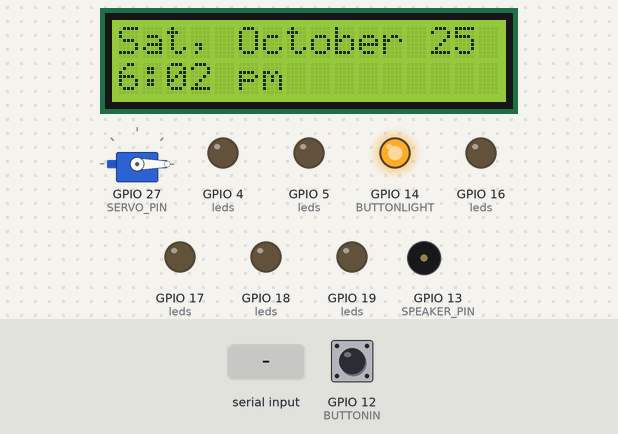
Recording of a sketch running on a simulated ESP32. Parts: servo, 16×2 character LCD, output pins drawn as LEDs (lit = HIGH), buzzer (waves = sounding, pin HIGH). The inputs (shaded band) are chosen by the test bench; at power-on: GPIO 12 (BUTTONIN) HIGH. What the sketch prints to the serial monitor is not drawn.

Above: at 1.2 s.
1.3 s: "LCD_PRINT1 90\n" received over Serial
At 2.5 s:
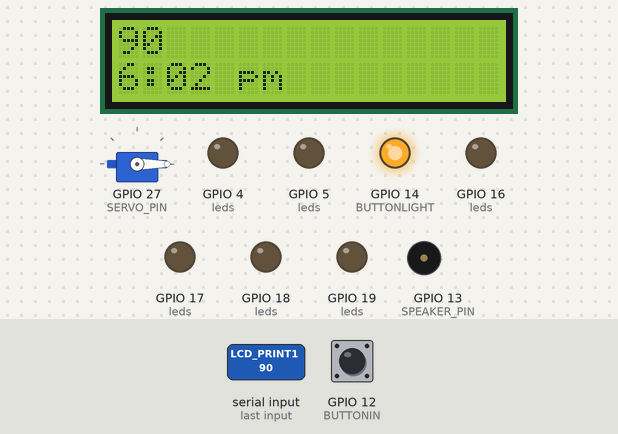
2.8 s: "LCD_PRINT2 90\n" received over Serial
At 3.7 s:
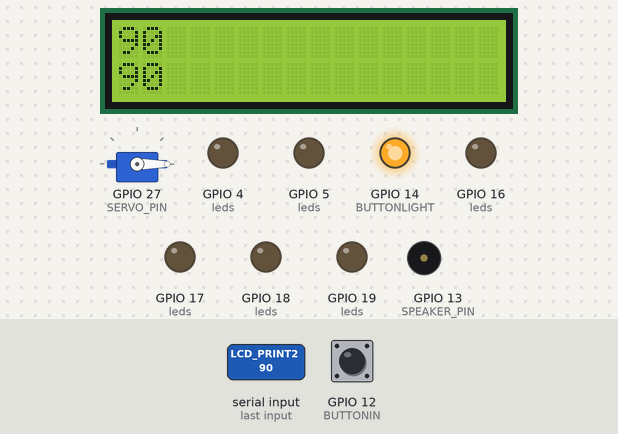
4.3 s: "ON\n" received over Serial
At 4.7 s:
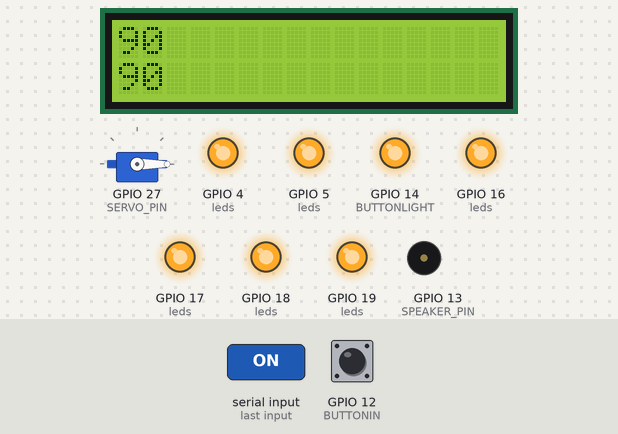
5.8 s: "SERVO_UP\n" received over Serial
At 7.0 s:
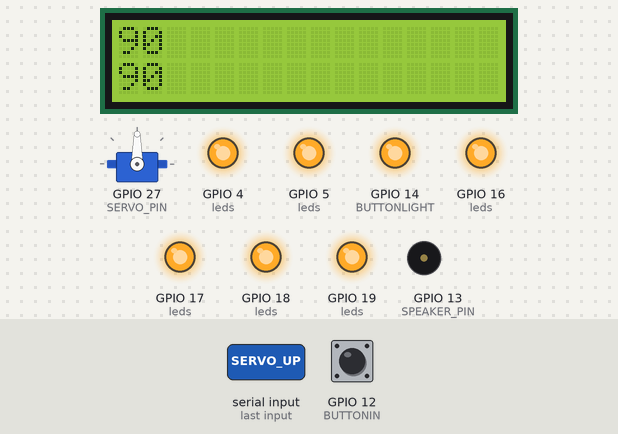
7.3 s: "OFF\n" received over Serial
At 8.2 s:
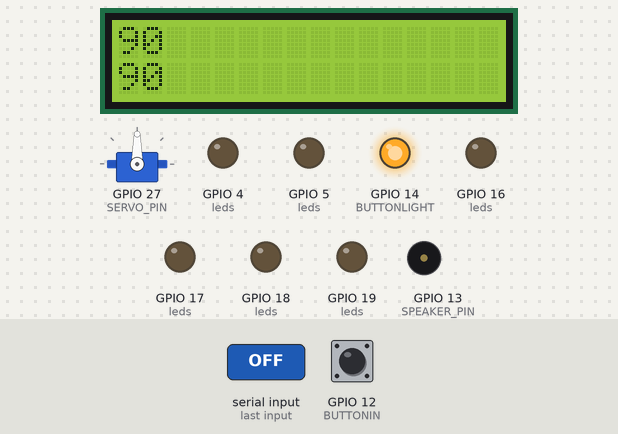
8.8 s: "BUTTON_LIGHT_OFF\n" received over Serial
At 9.4 s:
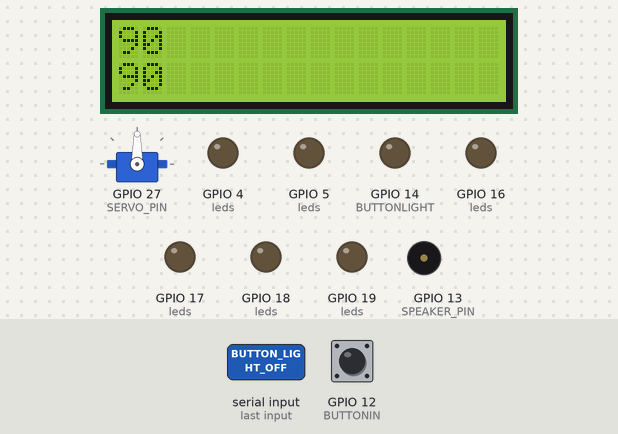
Timing chart, 0 to 11.3 s (numbered marks = the images above; inputs shaded):
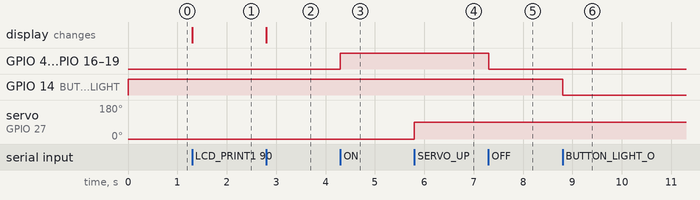

The sketch:

arduinocode.ino
```cpp
#include <ESP32Servo.h>
#include <LiquidCrystal.h>

// === Pin Assignments ===
const int LED1 = 4;
const int LED2 = 16;
const int LED3 = 17;
const int LED4 = 5;
const int LED5 = 18;
const int LED6 = 19;

const int BUTTONIN = 12;
const int BUTTONLIGHT = 14;

const int SERVO_PIN = 27;
const int SPEAKER_PIN = 13;

// Array of all LED pins for easier looping
const int leds[] = {LED1, LED2, LED3, LED4, LED5, LED6};
const int numLeds = 6;

// Servo
Servo myServo;

// Button debounce and state
int stableButtonState = HIGH; // using INPUT_PULLUP (HIGH idle)
int lastButtonReading = HIGH;
unsigned long lastDebounceTime = 0;
const unsigned long debounceDelayMs = 50;

// Servo angles
const int SERVO_DOWN_ANGLE = 0;
const int SERVO_UP_ANGLE = 90;

// LCD pins (from lcd.ino)
const int RS = 22;
const int EN = 23;
const int D4 = 26;
const int D5 = 25;
const int D6 = 33;
const int D7 = 32;

// Initialize the LCD object (RS, EN, D4, D5, D6, D7)
LiquidCrystal lcd(RS, EN, D4, D5, D6, D7);

void lcdPrintLine(int line, const String &text) {
  int row = line == 0 ? 0 : 1;
  String clipped = text;
  if (clipped.length() > 16) {
    clipped = clipped.substring(0, 16);
  }
  lcd.setCursor(0, row);
  // Clear the line by printing spaces
  lcd.print("                ");
  lcd.setCursor(0, row);
  lcd.print(clipped);
}

void setup() {
  Serial.begin(115200);

  // Setup LED pins
  for (int i = 0; i < numLeds; i++) {
    pinMode(leds[i], OUTPUT);
    digitalWrite(leds[i], LOW);
  }

  // Setup button LED
  pinMode(BUTTONLIGHT, OUTPUT);
  digitalWrite(BUTTONLIGHT, HIGH);

  // Setup button input (active LOW)
  pinMode(BUTTONIN, INPUT_PULLUP);

  // Setup servo
  myServo.attach(SERVO_PIN);
  myServo.write(SERVO_DOWN_ANGLE);

  // Setup speaker
  pinMode(SPEAKER_PIN, OUTPUT);

  // Setup LCD
  lcd.begin(16, 2);
  lcd.clear();
  lcdPrintLine(0, "Sat, October 25");
  lcdPrintLine(1, "6:02 pm");

  Serial.println(
      "ESP32 ready. Commands: ON, OFF, BLINK, SERVO_UP, SERVO_DOWN, "
      "BUTTON_LIGHT_ON, BUTTON_LIGHT_OFF, CHIRP, LED1_ON..LED6_ON, "
      "LED1_OFF..LED6_OFF, LCD_CLEAR, LCD_PRINT1 <text>, LCD_PRINT2 <text>");
}

void setAllLeds(bool state) {
  for (int i = 0; i < numLeds; i++) {
    digitalWrite(leds[i], state ? HIGH : LOW);
  }
}

void blinkAllLeds(int times, int delayMs) {
  for (int t = 0; t < times; t++) {
    setAllLeds(HIGH);
    delay(delayMs);
    setAllLeds(LOW);
    delay(delayMs);
  }
}

void setLedIndexState(int zeroBasedIndex, bool state) {
  if (zeroBasedIndex < 0 || zeroBasedIndex >= numLeds)
    return;
  digitalWrite(leds[zeroBasedIndex], state ? HIGH : LOW);
}

void playChirp() {
  for (int freq = 1000; freq <= 2000; freq += 50) {
    tone(SPEAKER_PIN, freq);
    delay(5);
  }
  noTone(SPEAKER_PIN);
}

void loop() {
  // Debounced button read and edge detect (active LOW)
  int reading = digitalRead(BUTTONIN);
  if (reading != lastButtonReading) {
    lastDebounceTime = millis();
  }
  if ((millis() - lastDebounceTime) > debounceDelayMs) {
    if (reading != stableButtonState) {
      stableButtonState = reading;
      if (stableButtonState == LOW) {
        Serial.println("BUTTON_PRESSED");
      }
    }
  }
  lastButtonReading = reading;

  if (Serial.available()) {
    String command = Serial.readStringUntil('\n');
    command.trim(); // Remove extra spaces or newlines

    if (command.equalsIgnoreCase("ON")) {
      setAllLeds(true);
      Serial.println("LEDs ON");
    } else if (command.equalsIgnoreCase("OFF")) {
      setAllLeds(false);
      Serial.println("LEDs OFF");
    } else if (command.equalsIgnoreCase("BLINK")) {
      blinkAllLeds(5, 300);
      Serial.println("LEDs BLINKED");
    } else if (command.equalsIgnoreCase("SERVO_UP")) {
      myServo.write(SERVO_UP_ANGLE);
      Serial.println("SERVO UP");
    } else if (command.equalsIgnoreCase("SERVO_DOWN")) {
      myServo.write(SERVO_DOWN_ANGLE);
      Serial.println("SERVO DOWN");
    } else if (command.equalsIgnoreCase("BUTTON_LIGHT_ON")) {
      digitalWrite(BUTTONLIGHT, HIGH);
      Serial.println("BUTTON LIGHT ON");
    } else if (command.equalsIgnoreCase("BUTTON_LIGHT_OFF")) {
      digitalWrite(BUTTONLIGHT, LOW);
      Serial.println("BUTTON LIGHT OFF");
    } else if (command.equalsIgnoreCase("CHIRP")) {
      playChirp();
      Serial.println("CHIRP PLAYED");
    } else if (command.startsWith("LED")) {
      // Expected formats: LED1_ON .. LED6_ON, LED1_OFF .. LED6_OFF
      int indexCharPos = 3; // after "LED"
      if (command.length() >= 5) {
        int ledIndexOneBased =
            command.substring(indexCharPos, indexCharPos + 1).toInt();
        if (ledIndexOneBased >= 1 && ledIndexOneBased <= 6) {
          bool turnOn = command.endsWith("_ON");
          bool turnOff = command.endsWith("_OFF");
          if (turnOn || turnOff) {
            setLedIndexState(ledIndexOneBased - 1, turnOn);
            Serial.print("LED");
            Serial.print(ledIndexOneBased);
            Serial.println(turnOn ? " ON" : " OFF");
          } else {
            Serial.println(
                "Invalid LED command format. Use LEDn_ON or LEDn_OFF");
          }
        } else {
          Serial.println("LED index out of range (1-6)");
        }
      } else {
        Serial.println("Invalid LED command");
      }
    } else if (command.equalsIgnoreCase("LCD_CLEAR")) {
      lcd.clear();
      Serial.println("LCD CLEARED");
    } else if (command.startsWith("LCD_PRINT1 ")) {
      String text = command.substring(11);
      lcdPrintLine(0, text);
      Serial.println("LCD LINE1 UPDATED");
    } else if (command.startsWith("LCD_PRINT2 ")) {
      String text = command.substring(11);
      lcdPrintLine(1, text);
      Serial.println("LCD LINE2 UPDATED");
    } else {
      Serial.print("Unknown command: ");
      Serial.println(command);
    }
  }
}
```

Measured:
- after the input at 1.3 s, the display: changes at once (image 1)
- after the input at 2.8 s, the display: changes at once (image 2)
- after the input at 4.3 s, GPIO 4 (leds), GPIO 5 (leds), GPIO 16 (leds), GPIO 17 (leds), GPIO 18 (leds), GPIO 19 (leds): LOW → HIGH at once
- after the input at 5.8 s, servo on GPIO 27 (SERVO_PIN): 0° → 90° at once
- after the input at 7.3 s, GPIO 4 (leds), GPIO 5 (leds), GPIO 16 (leds), GPIO 17 (leds), GPIO 18 (leds), GPIO 19 (leds): HIGH → LOW at once
- after the input at 8.8 s, GPIO 14 (BUTTONLIGHT): HIGH → LOW at once
